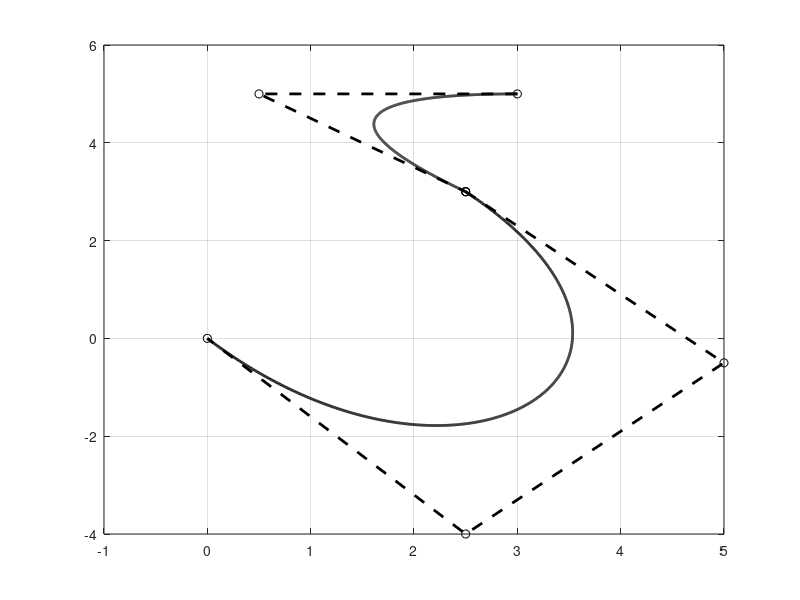

MATLAB code for this plot:
%Algoritmo Curvas de Bezier
clear
m=4 %numero de intervalos 
x=[2.5  5  2.5 0];y=[3 -0.5 -4  0]; %4 Bezier 3 grau
%x(m+1)=x(1);y(m+1)=y(1);	%nao fecha com o ultimo ponto
numpasso=1000
h=1/numpasso %Espaçamento do parametro t
t=0
cx=3*(x(2)-x(1));bx=3*(x(3)-x(2))-cx;ax=(x(4)-x(1))-(cx+bx);
cy=3*(y(2)-y(1));by=3*(y(3)-y(2))-cy;ay=(y(4)-y(1))-(cy+by);
xmax=0;ymax=0;
for i=1:numpasso+1
   xx(i)=x(1)+t*(cx+t*(bx+t*ax));
   yy(i)=y(1)+t*(cy+t*(by+t*ay));
   t=t+h;
end%for

m=3 %numero de intervalos 
x2=[3 0.5 2.5 ];y2=[5 5  3 ]; %4 Bezier 2 grau
x2(m+1)=x(1);y2(m+1)=y(1);	
numpasso=1000
h=1/numpasso %Espaçamento do parametro t
t=0
bx=2*(x2(2)-x2(1));ax=x2(1)-2*x2(2)+x2(3);
by=2*(y2(2)-y2(1));ay=y2(1)-2*y2(2)+y2(3);
xmax=0;ymax=0;
for i=1:numpasso+1
   xx2(i)=x2(1)+t*(bx+t*ax);
   yy2(i)=y2(1)+t*(by+t*ay);
   t=t+h;
end%for
plot(x,y,'ok',x,y,'--k','linewidth',2,xx,yy,'-k','linewidth',2,x2,y2,'ok',x2,y2,'--k','linewidth',2,xx2,yy2,'-k','linewidth',2)
grid on